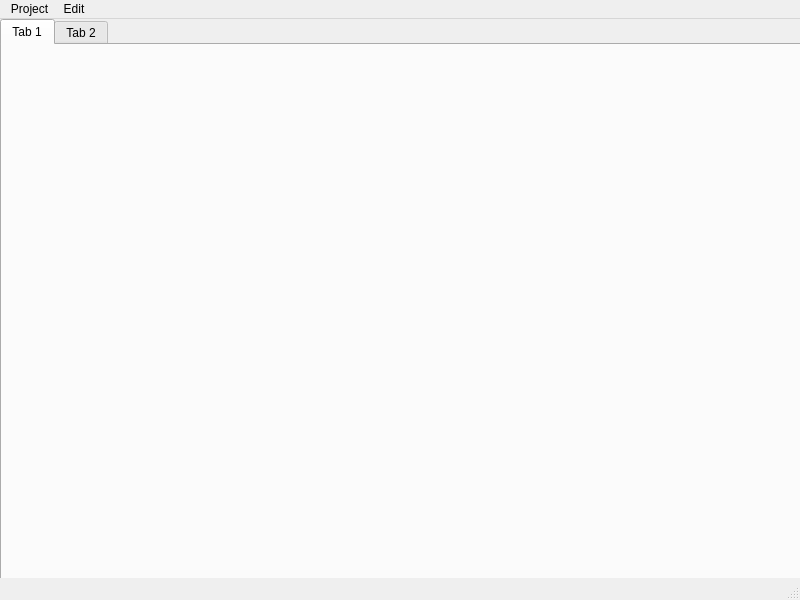
<?xml version="1.0" encoding="UTF-8"?>
<ui version="4.0">
 <class>MainWindow</class>
 <widget class="QMainWindow" name="MainWindow">
  <property name="geometry">
   <rect>
    <x>0</x>
    <y>0</y>
    <width>800</width>
    <height>600</height>
   </rect>
  </property>
  <property name="windowTitle">
   <string>MainWindow</string>
  </property>
  <widget class="QWidget" name="centralwidget">
   <widget class="QTabWidget" name="tab_tabs">
    <property name="geometry">
     <rect>
      <x>0</x>
      <y>0</y>
      <width>801</width>
      <height>561</height>
     </rect>
    </property>
    <widget class="QWidget" name="tab">
     <attribute name="title">
      <string>Tab 1</string>
     </attribute>
    </widget>
    <widget class="QWidget" name="tab_2">
     <attribute name="title">
      <string>Tab 2</string>
     </attribute>
    </widget>
   </widget>
  </widget>
  <widget class="QMenuBar" name="menubar">
   <property name="geometry">
    <rect>
     <x>0</x>
     <y>0</y>
     <width>800</width>
     <height>21</height>
    </rect>
   </property>
   <widget class="QMenu" name="menuProject">
    <property name="title">
     <string>Project</string>
    </property>
    <addaction name="actionSave"/>
    <addaction name="actionSaveAs"/>
    <addaction name="actionLoad"/>
    <addaction name="actionNew"/>
   </widget>
   <widget class="QMenu" name="menuEdit">
    <property name="title">
     <string>Edit</string>
    </property>
    <addaction name="actionUndo"/>
    <addaction name="actionRedo"/>
   </widget>
   <addaction name="menuProject"/>
   <addaction name="menuEdit"/>
  </widget>
  <widget class="QStatusBar" name="statusbar"/>
  <action name="actionSave">
   <property name="text">
    <string>Save</string>
   </property>
  </action>
  <action name="actionSaveAs">
   <property name="text">
    <string>SaveAs</string>
   </property>
  </action>
  <action name="actionLoad">
   <property name="text">
    <string>Load</string>
   </property>
  </action>
  <action name="actionNew">
   <property name="text">
    <string>New</string>
   </property>
  </action>
  <action name="actionUndo">
   <property name="text">
    <string>Undo</string>
   </property>
  </action>
  <action name="actionRedo">
   <property name="text">
    <string>Redo</string>
   </property>
  </action>
 </widget>
 <resources/>
 <connections/>
</ui>
